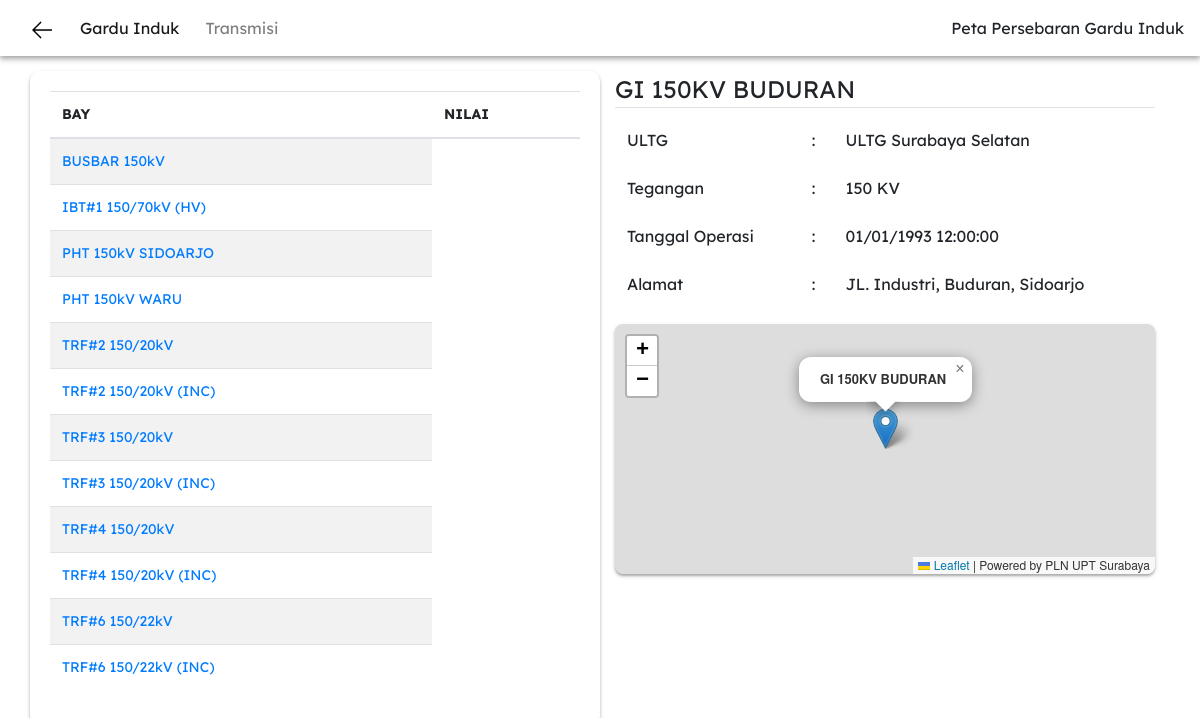
The page /5 on the database its author committed.
### apps/home/models.py (models this page shows)
class BayModel(db.Model):
    id = db.Column(db.Integer, primary_key=True)
    ULTG = db.Column(db.String(100))
    GI = db.Column(db.String(100))
    BAY = db.Column(db.String(100))
    FUNGSI = db.Column(db.String(100))
    ID_FUNCTLOC = db.Column(db.String(100))
    SUP_FUNCTLOC = db.Column(db.String(100))
    NM_LOKASI = db.Column(db.String(100))
    DESKRIPSI = db.Column(db.String(100))
    ID_LOCATION = db.Column(db.Float(100))
    ID_PARENT = db.Column(db.String(100))
    TEGANGAN = db.Column(db.Float(100))
    KD_FUNGSI = db.Column(db.String(100))
    KD_WILAYAH = db.Column(db.Float(100))
    TGL_OPRS = db.Column(db.String(100))
    TGL_TDK_OPRS = db.Column(db.String(100))
    FLAG = db.Column(db.Float(100))
    WORKCENTER = db.Column(db.String(100))
    ID_PLANT = db.Column(db.Float(100))
    ID_TRAGI = db.Column(db.Float(100))
    NOMORGI = db.Column(db.Float(100))
    KD_GROUPLOKASI = db.Column(db.Float(100))
    ID_SECTION = db.Column(db.String(100))
    BOUND = db.Column(db.String(100))
    BA_CODE = db.Column(db.Float(100))
    ASSET_LOKASI = db.Column(db.Float(100))
    BAYGROUP = db.Column(db.Float(100))
    MVA = db.Column(db.Float(100))
    NOSIRKIT = db.Column(db.Float(100))
    COSTCENTER = db.Column(db.Float(100))
    BC_FLC = db.Column(db.String(100))

class GIModel(db.Model):
    id = db.Column(db.Integer, primary_key=True)
    ULTG = db.Column(db.String(100))
    STATUS_OPERASI = db.Column(db.String(100))
    ID_FUNCTLOC = db.Column(db.String(100))
    NM_LOKASI = db.Column(db.String(100))
    NM_LOKASI_URL = db.Column(db.String(100))
    TEGANGAN = db.Column(db.Integer)
    TGL_OPRS = db.Column(db.String(100))
    ALAMAT = db.Column(db.TEXT)
    LATITUDE = db.Column(db.Float(100))
    LONGITUDE = db.Column(db.Float(100))

### apps/home/routes.py (the view)
@home.route("/<int:id>")
def gi_detail(id):
    queryNamaGI = GIModel.query.get(id)
    lat = queryNamaGI.LATITUDE
    lon = queryNamaGI.LONGITUDE
    ultg = queryNamaGI.ULTG
    statusOperasi = queryNamaGI.STATUS_OPERASI
    idFunctloc = queryNamaGI.ID_FUNCTLOC
    tegangan = queryNamaGI.TEGANGAN
    tglOperasi = queryNamaGI.TGL_OPRS
    alamat = queryNamaGI.ALAMAT
    id_gi = queryNamaGI.id
    back = True
    '''
    CRITICAL BAY
    =========================================
    '''
    query_nmLokasi = queryNamaGI.NM_LOKASI
    query_bay = BayModel.query.filter_by(GI=str(query_nmLokasi)).all()
    BAY_LIST = []
    ID_LIST = []
    for data in query_bay:
        ID_LIST.append(data.ID_FUNCTLOC)
        BAY_LIST.append(data.BAY)
    return render_template(
        "gi_detail.html",
        back=back,
        title=queryNamaGI.NM_LOKASI,
        namaGI=queryNamaGI.NM_LOKASI,
        lat=lat, lon=lon,
        ultg=ultg,
        statusOperasi=statusOperasi,
        idFunctloc=idFunctloc,
        tegangan=tegangan,
        tglOperasi=tglOperasi,
        alamat=alamat,
        BAY_LIST=BAY_LIST,
        ID_LIST=ID_LIST,
        ID_GI=id_gi
    )

### apps/home/templates/gi_detail.html
{% extends "layout.html" %}
{% block content %}
<main role='main' style="margin-top: 15px; margin-bottom: 10px;">
  <div class="container">
    <div class="row">
      <div class="col-md-6" id="carding">
        <div class="table-responsive" style="font-size: 14px;">
          <table class="table table-striped">
            <thead>
              <tr>
                <th>BAY</th>
                <th>NILAI</th>
              </tr>
            </thead>
            <tbody>
              {% for BAY_, ID_ in  BAY_LIST | zip(ID_LIST) %}
              <tr>
                <td><a href="{{ url_for('home.pmtList', id_gi=ID_GI, ID_FUNCTLOC=ID_) }}">{{BAY_}}</a></td>
              </tr>
              {% endfor %}
            </tbody>
          </table>
        </div>
      </div>
      <div class="col-md-6" style="width: 300px;">
        <div class="content-section">
          <legend class="border-bottom mb-2">{{namaGI}}</legend>
          <table class="table table-borderless">
            <tbody>
              <tr>
                <td>ULTG</td>
                <td>:</td>
                <td>{{ ultg }}</td>
              </tr>
              <tr>
                <td>Tegangan</td>
                <td>:</td>
                <td>{{ tegangan }} KV</td>
              </tr>
              <tr>
                <td>Tanggal Operasi</td>
                <td>:</td>
                <td>{{ tglOperasi }}</td>
              </tr>
              <tr>
                <td>Alamat</td>
                <td>:</td>
                <td>{{ alamat }}</td>
              </tr>
            </tbody>
          </table>
        </div>
        <div class="content-section">
          {% include "map_detail.html" %}
        </div>
      </div>
    </div>
  </div>
</main>
{% endblock %}

### apps/home/templates/layout.html (style rules this page uses)
#carding { border-radius: 10px; padding: 20px; width: auto; height: auto; box-shadow: 0 2px 4px 0 rgba(0, 0, 0, 0.2), 0 2px 2px 0 rgba(0, 0, 0, 0.19); }
body { font-family: "Lexend Deca", sans-serif; }

### rows shown on the page
BayModel: BAY "BUSBAR 150kV"
BayModel: BAY "IBT#1 150/70kV (HV)"
BayModel: BAY "PHT 150kV SIDOARJO"
BayModel: BAY "PHT 150kV WARU"
BayModel: BAY "TRF#2 150/20kV"
BayModel: BAY "TRF#2 150/20kV (INC)"
BayModel: BAY "TRF#3 150/20kV"
BayModel: BAY "TRF#3 150/20kV (INC)"
BayModel: BAY "TRF#4 150/20kV"
BayModel: BAY "TRF#4 150/20kV (INC)"
BayModel: BAY "TRF#6 150/22kV"
BayModel: BAY "TRF#6 150/22kV (INC)"
GIModel: NM_LOKASI "GI 150KV BUDURAN", ULTG "ULTG Surabaya Selatan", TGL_OPRS "01/01/1993 12:00:00", ALAMAT "JL. Industri, Buduran, Sidoarjo"

### other values the page prints
{{ tegangan }} "150"
